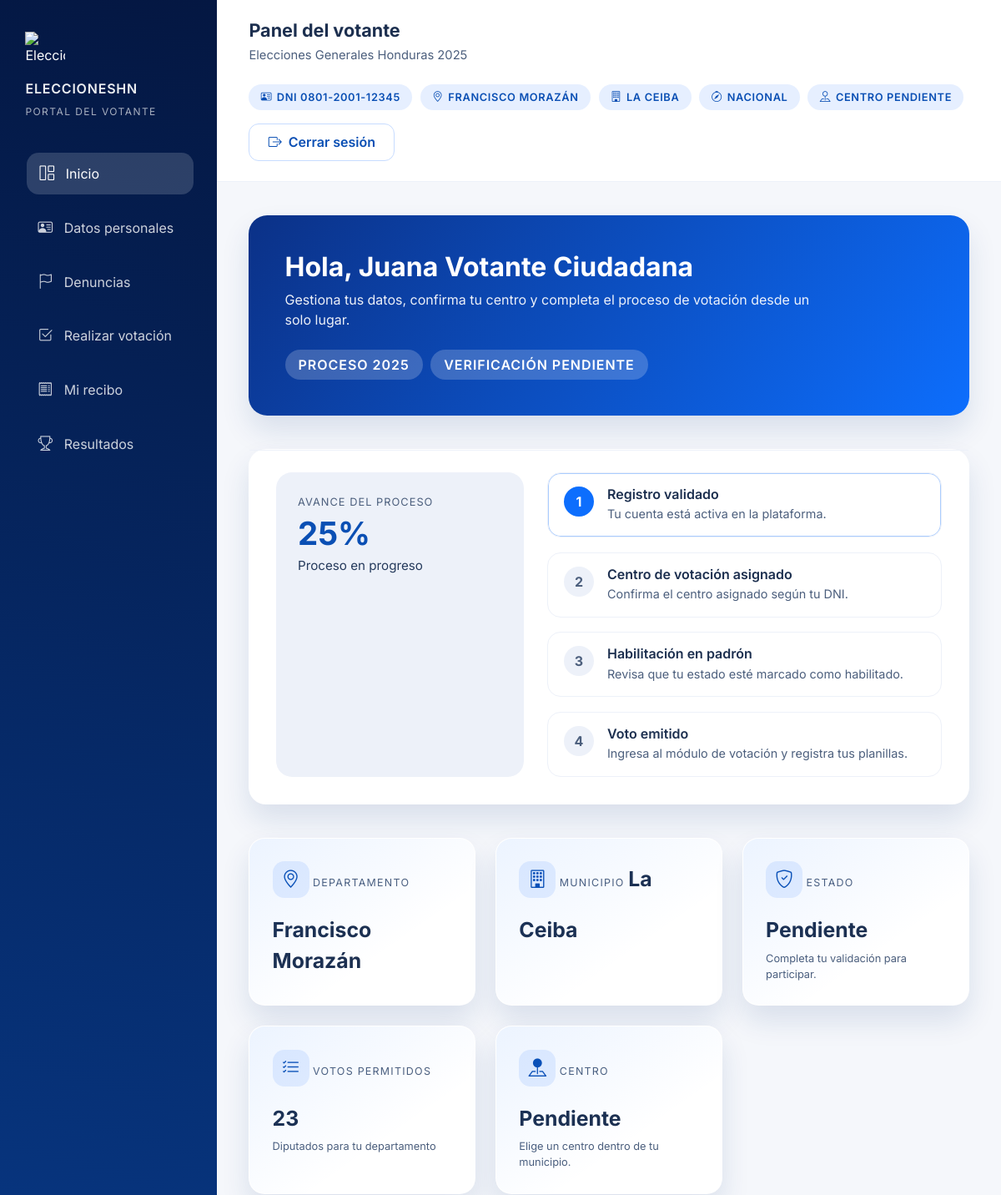
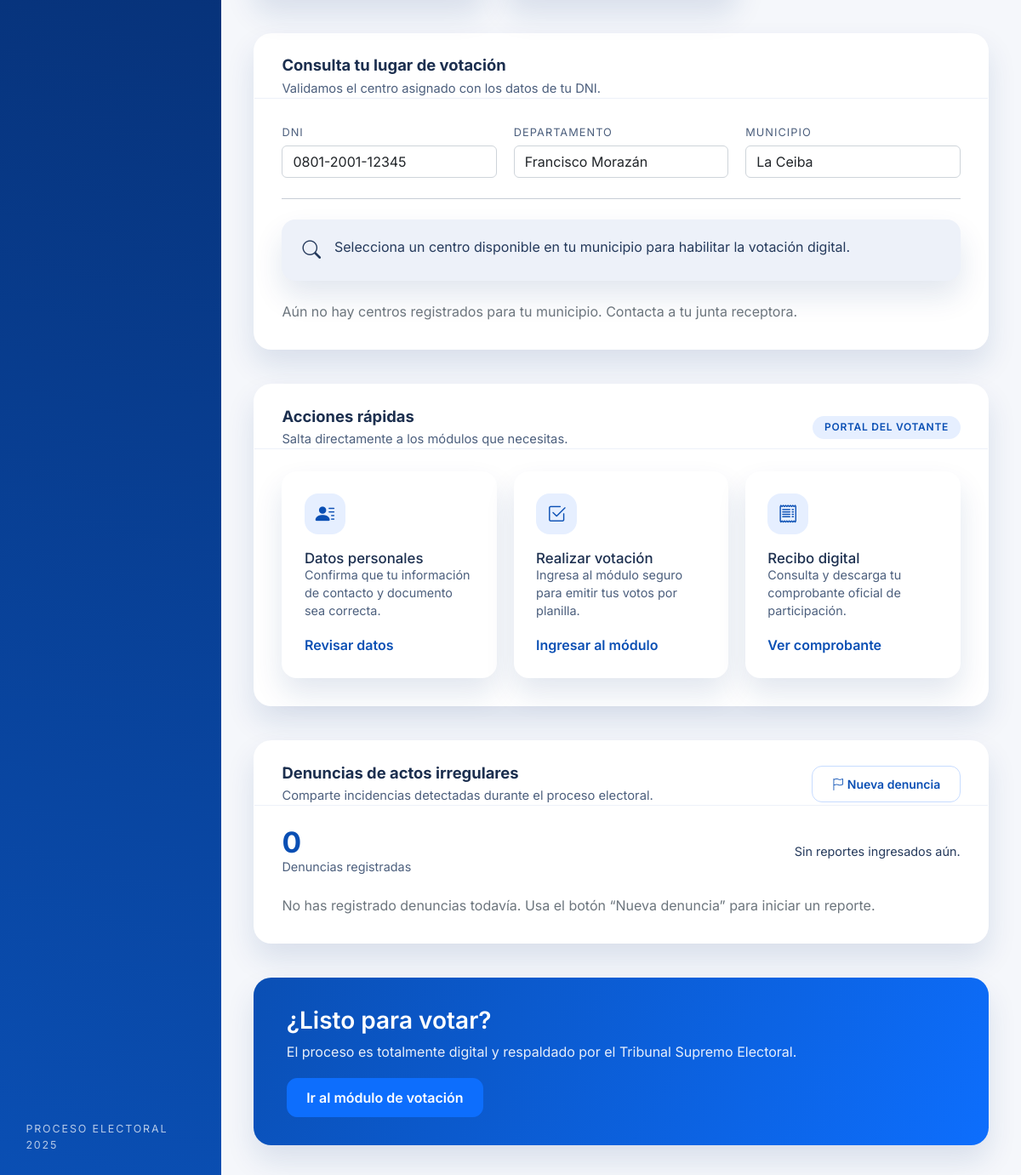
The page /panel/votante/index.php (signed in) on the database its author committed (2 pictures, top to bottom).
### tables this page shows
CREATE TABLE IF NOT EXISTS usuarios (
    id INT AUTO_INCREMENT PRIMARY KEY,
    dni CHAR(15) NOT NULL,
    nombre VARCHAR(120) NOT NULL,
    email VARCHAR(150) DEFAULT NULL,
    telefono VARCHAR(25) DEFAULT NULL,
    rol ENUM('votante', 'administrador') NOT NULL DEFAULT 'votante',
    tipo_votante ENUM('nacional', 'internacional') NOT NULL DEFAULT 'nacional',
    password_hash VARCHAR(255) NOT NULL,
    departamento_id SMALLINT DEFAULT NULL,
    municipio_id INT DEFAULT NULL,
    centro_votacion_id INT DEFAULT NULL,
    centro_votacion_exterior_id INT DEFAULT NULL,
    tipo_votacion_id TINYINT DEFAULT NULL,
    estado ENUM('activo', 'suspendido') NOT NULL DEFAULT 'activo',
    ultimo_acceso DATETIME DEFAULT NULL,
    creado_en TIMESTAMP DEFAULT CURRENT_TIMESTAMP,
    actualizado_en TIMESTAMP DEFAULT CURRENT_TIMESTAMP ON UPDATE CURRENT_TIMESTAMP,
    UNIQUE (dni),
    INDEX (departamento_id),
    INDEX (municipio_id),
    INDEX (centro_votacion_id),
    INDEX (centro_votacion_exterior_id),
    INDEX (tipo_votacion_id),
    FOREIGN KEY (departamento_id) REFERENCES departamentos (id) ON DELETE SET NULL,
    FOREIGN KEY (municipio_id) REFERENCES municipios (id) ON DELETE SET NULL,
    FOREIGN KEY (centro_votacion_id) REFERENCES centros_votacion (id) ON DELETE SET NULL,
    FOREIGN KEY (tipo_votacion_id) REFERENCES tipos_votacion (id) ON DELETE SET NULL,
    FOREIGN KEY (centro_votacion_exterior_id) REFERENCES centros_votacion_exterior (id) ON DELETE SET NULL
);

CREATE TABLE IF NOT EXISTS departamentos (
    id SMALLINT AUTO_INCREMENT PRIMARY KEY,
    codigo CHAR(2) NOT NULL,
    nombre VARCHAR(60) NOT NULL,
    cabecera VARCHAR(120) NOT NULL,
    diputados_cupos TINYINT NOT NULL,
    candidatos_diputados SMALLINT NOT NULL,
    creado_en TIMESTAMP DEFAULT CURRENT_TIMESTAMP,
    actualizado_en TIMESTAMP DEFAULT CURRENT_TIMESTAMP ON UPDATE CURRENT_TIMESTAMP,
    UNIQUE (codigo),
    UNIQUE (nombre)
);

CREATE TABLE IF NOT EXISTS municipios (
    id INT AUTO_INCREMENT PRIMARY KEY,
    departamento_id SMALLINT NOT NULL,
    codigo CHAR(4) NOT NULL,
    nombre VARCHAR(120) NOT NULL,
    creado_en TIMESTAMP DEFAULT CURRENT_TIMESTAMP,
    actualizado_en TIMESTAMP DEFAULT CURRENT_TIMESTAMP ON UPDATE CURRENT_TIMESTAMP,
    UNIQUE (codigo),
    UNIQUE (departamento_id, nombre),
    FOREIGN KEY (departamento_id) REFERENCES departamentos (id) ON DELETE CASCADE
);

### panel/votante/index.php (the view, shortened to what the rows shown need)
<?php
include_once __DIR__ . '/../../includes/funciones.php';
$resumen = obtenerResumenVotante($_SESSION['usuario_id']);
$tipoVotante = isset($resumen['tipo_votante']) ? $resumen['tipo_votante'] : 'nacional';
$esInternacional = $tipoVotante === 'internacional';
$ubicacion = (isset($resumen['ubicacion_dni']) && is_array($resumen['ubicacion_dni'])) ? $resumen['ubicacion_dni'] : array();
$departamentoNombre = 'Sin asignar';
if (!empty($resumen['departamento_nombre'])) {
    $departamentoNombre = $resumen['departamento_nombre'];
} elseif (!empty($ubicacion['departamento'])) {
    $departamentoNombre = $ubicacion['departamento'];
}
$municipioNombre = 'Sin asignar';
if (!empty($resumen['municipio_nombre'])) {
    $municipioNombre = $resumen['municipio_nombre'];
} elseif (!empty($ubicacion['municipio'])) {
    $municipioNombre = $ubicacion['municipio'];
}
$centroAsignado = null;
$diputadosPermitidos = 0;
if (!empty($resumen['diputados_cupos'])) {
    $diputadosPermitidos = (int) $resumen['diputados_cupos'];
} elseif (!empty($ubicacion['diputados_cupos'])) {
    $diputadosPermitidos = (int) $ubicacion['diputados_cupos'];
}
$dniUsuario = isset($resumen['dni']) ? $resumen['dni'] : '';
$nombreUsuario = isset($_SESSION['usuario_nombre']) ? $_SESSION['usuario_nombre'] : 'Votante';
$tipoVotanteEtiqueta = $esInternacional ? 'Exterior' : 'Nacional';
$centroEstadoEtiqueta = $centroAsignado ? 'Asignado' : 'Pendiente';
$notaCentro = $centroAsignado ? 'Centro confirmado para esta jornada.' : ($esInternacional ? 'Selecciona una sede consular disponible.' : 'Elige un centro dentro de tu municipio.');
$textoCentroChip = $centroAsignado ? ($esInternacional ? trim(($centroAsignado['ciudad'] ? $centroAsignado['ciudad'] . ', ' : '') . $centroAsignado['estado']) : $centroAsignado['nombre']) : 'Centro pendiente';
?>
<!DOCTYPE html>
<html lang="es">
<head>
    <link rel="stylesheet" href="https://cdn.jsdelivr.net/npm/bootstrap@5.3.2/dist/css/bootstrap.min.css">
    <link rel="stylesheet" href="https://cdn.jsdelivr.net/npm/bootstrap-icons@1.11.1/font/bootstrap-icons.css">
    <link rel="stylesheet" href="../assets/css/styles.css" />
    <link rel="stylesheet" href="../assets/css/votante.css" />
</head>
<body>
    <div class="dashboard-shell">
        <div class="dashboard-main">
            <header class="dashboard-topbar">
                <div class="topbar-context">
                    <h1>Panel del votante</h1>
                </div>
                <div class="topbar-meta">
                    <div class="topbar-chips">
                        <span class="chip"><i class="bi bi-person-vcard"></i>DNI <?php echo htmlspecialchars($dniUsuario !== '' ? $dniUsuario : 'Sin asignar', ENT_QUOTES, 'UTF-8'); ?></span>
                        <span class="chip"><i class="bi bi-geo-alt"></i><?php echo htmlspecialchars($departamentoNombre, ENT_QUOTES, 'UTF-8'); ?></span>
                        <span class="chip"><i class="bi bi-building"></i><?php echo htmlspecialchars($municipioNombre, ENT_QUOTES, 'UTF-8'); ?></span>
                        <span class="chip"><i class="bi bi-compass"></i><?php echo htmlspecialchars($tipoVotanteEtiqueta, ENT_QUOTES, 'UTF-8'); ?></span>
                        <span class="chip"><i class="bi bi-pin-map"></i><?php echo htmlspecialchars($textoCentroChip, ENT_QUOTES, 'UTF-8'); ?></span>
                    </div>
                </div>
            </header>
            <main class="main-content">
                <section class="hero-panel">
                    <div>
                        <h2 class="hero-title">Hola, <?php echo htmlspecialchars($nombreUsuario, ENT_QUOTES, 'UTF-8'); ?></h2>
                    </div>
                </section>
                <section class="kpi-grid">
                    <article class="kpi-card">
                        <span class="kpi-icon"><i class="bi bi-geo-alt"></i></span>
                        <span class="kpi-label">Departamento</span>
                        <span class="kpi-value"><?php echo htmlspecialchars($departamentoNombre, ENT_QUOTES, 'UTF-8'); ?></span>
                    </article>
                    <article class="kpi-card">
                        <span class="kpi-icon"><i class="bi bi-building"></i></span>
                        <span class="kpi-label">Municipio</span>
                        <span class="kpi-value"><?php echo htmlspecialchars($municipioNombre, ENT_QUOTES, 'UTF-8'); ?></span>
                    </article>
                    <article class="kpi-card">
                        <span class="kpi-icon"><i class="bi bi-list-check"></i></span>
                        <span class="kpi-label">Votos permitidos</span>
                        <span class="kpi-value"><?php echo $diputadosPermitidos > 0 ? $diputadosPermitidos : 'N/D'; ?></span>
                        <div class="kpi-note">Diputados para tu departamento</div>
                    </article>
                    <article class="kpi-card">
                        <span class="kpi-icon"><i class="bi bi-pin-map-fill"></i></span>
                        <span class="kpi-label">Centro</span>
                        <span class="kpi-value"><?php echo htmlspecialchars($centroEstadoEtiqueta, ENT_QUOTES, 'UTF-8'); ?></span>
                        <div class="kpi-note"><?php echo htmlspecialchars($notaCentro, ENT_QUOTES, 'UTF-8'); ?></div>
                    </article>
                </section>
                <section class="section-card" id="consulta-votacion">
                    <div class="section-card__header">
                        <h2 class="section-card__title">Consulta tu lugar de votación</h2>
                    </div>
                    <div class="section-card__body">
                        <div class="data-grid">
                            <div>
                                <label>DNI</label>
                                <input type="text" class="form-control" value="<?php echo htmlspecialchars($dniUsuario !== '' ? $dniUsuario : 'Sin asignar', ENT_QUOTES, 'UTF-8'); ?>" readonly>
                            </div>
                            <div>
                                <label>Departamento</label>
                                <input type="text" class="form-control" value="<?php echo htmlspecialchars($departamentoNombre, ENT_QUOTES, 'UTF-8'); ?>" readonly>
                            </div>
                            <div>
                                <label>Municipio</label>
                                <input type="text" class="form-control" value="<?php echo htmlspecialchars($municipioNombre, ENT_QUOTES, 'UTF-8'); ?>" readonly>
                            </div>
                        </div>
                    </div>
                </section>
                <section class="section-card">
                    <div class="section-card__header d-flex justify-content-between align-items-center flex-wrap gap-2">
                        <div>
                            <h2 class="section-card__title">Acciones rápidas</h2>
                        </div>
                    </div>
                </section>
                <section class="section-card">
                    <div class="section-card__header d-flex justify-content-between align-items-center flex-wrap gap-2">
                        <div>
                            <h2 class="section-card__title">Denuncias de actos irregulares</h2>
                        </div>
                    </div>
                </section>
            </main>
        </div>
    </div>
</body>
</html>

### rows shown on the page
usuarios: dni "0801-2001-12345", departamento.nombre "FRANCISCO MORAZÁN", municipio.nombre "LA CEIBA", tipo_votante "NACIONAL", departamento.nombre "Francisco Morazán", municipio.nombre "La Ceiba", departamento.diputados_cupos "23", tipo_votante "Elige un centro dentro de tu municipio."

### other values the page prints
$textoCentroChip "CENTRO PENDIENTE"
$nombreUsuario "Juana Votante Ciudadana"
$avance "25"
$avanceDescripcion "Proceso en progreso"
$numeroPaso "1"
$paso['titulo'] "Registro validado"
$paso['descripcion'] "Tu cuenta está activa en la plataforma."
$numeroPaso "2"
$paso['titulo'] "Centro de votación asignado"
$paso['descripcion'] "Confirma el centro asignado según tu DNI."
$numeroPaso "3"
$paso['titulo'] "Habilitación en padrón"
$paso['descripcion'] "Revisa que tu estado esté marcado como habilitado."
$numeroPaso "4"
$paso['titulo'] "Voto emitido"
